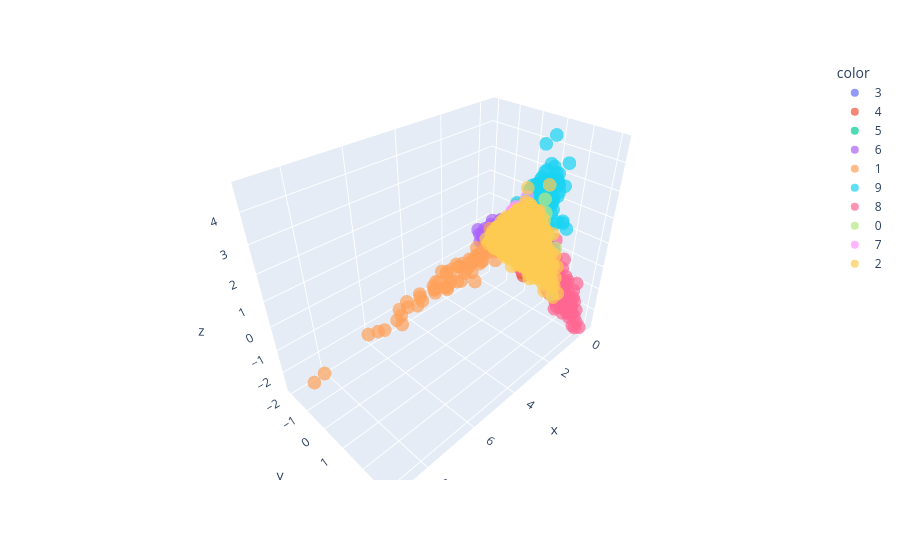

Notebook source saved alongside this figure:
### Code cell
test_cifar9_features_p_with_target_p = np.vstack((test_cifar9_features_p, train_target_p))
test_cifar9_gt_preds_with_target = np.concatenate((test_cifar9_gt_preds, train_target_gt_preds))

print(f"Проецирование всех test данных c target классом ({target}):")
plot_embedding_3d(test_cifar9_features_p_with_target_p, test_cifar9_gt_preds_with_target.astype(str))
